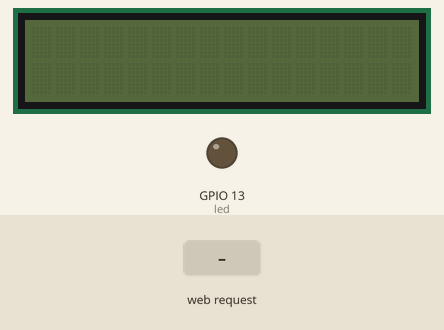
Recording of a program running on a simulated ESP8266 (NodeMCU). On the bench: 16×2 character LCD, output pins drawn as LEDs (lit = HIGH). The inputs (shaded band) are chosen by the test bench. WiFi joins after 1.5 s; servers stay silent unless stated; what the program prints to the serial monitor is not drawn.

Above: at 2.7 s.
2.8 s: HTTP request GET /on received
At 3.3 s:
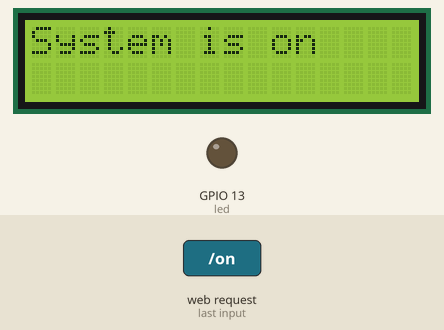
4.3 s: HTTP request GET /on received
At 5.2 s:
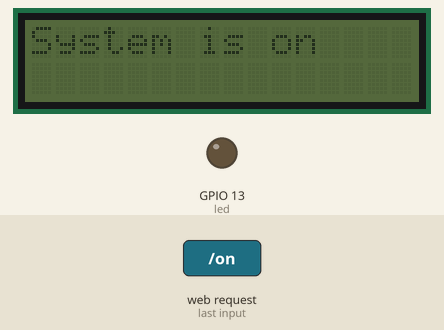
Timing chart, 0 to 7.3 s (numbered marks = the images above; inputs shaded):
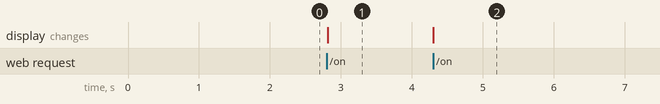

The program:

main.cpp
```cpp
#include <ESP8266WebServer.h>
#include <ESP8266WiFi.h>
#include <ESP8266mDNS.h>
#include <LittleFS.h>
#include <WiFiClient.h>
#include <LCDI2C_Multilingual.h>

#include "config.h"

#ifndef SSID
#define SSID ""
#endif
#ifndef PASSPHRASE
#define PASSPHRASE ""
#endif

const char *ssid = SSID;
const char *password = PASSPHRASE;

ESP8266WebServer server(80);

LCDI2C_Generic lcd(0x27, 16, 2);

const int led = 13;
const int GPIOpin = 11;
int GPIOstatus = LOW;

void handleRoot()
{
    if (!LittleFS.begin())
    {
        server.send(500, "text/plain", "Failed to mount file system");
        return;
    }

    File file = LittleFS.open("/index.html", "r");
    if (!file)
    {
        Serial.println("LittleFS mounted successfully. Files:");
        Dir dir = LittleFS.openDir("/");
        while (dir.next())
        {
            Serial.println(dir.fileName());
        }
        server.send(404, "text/plain", "File not found");
        return;
    }

    String html = file.readString();
    file.close();
    server.send(200, "text/html", html);
}

void handleNotFound()
{
    String message = "File Not Found\n\n";
    message += "URI: ";
    message += server.uri();
    message += "\nMethod: ";
    message += (server.method() == HTTP_GET) ? "GET" : "POST";
    message += "\nArguments: ";
    message += server.args();
    message += "\n";
    for (uint8_t i = 0; i < server.args(); i++)
    {
        message += " " + server.argName(i) + ": " + server.arg(i) + "\n";
    }
    server.send(404, "text/plain", message);
}

String sendGPIOState()
{
    String statusString = GPIOstatus ? "on" : "off";
    server.send(200, "text/plain", statusString);
    return statusString;
}

void handleGPIOToggle()
{
    Serial.println("Toggling...");
    GPIOstatus ^= 1;
    digitalWrite(GPIOpin, GPIOstatus);
    if (!GPIOstatus) lcd.noBacklight();
    else {
        lcd.backlight();
        lcd.setCursor(0, 0);
        lcd.print("System is on");
    }

    Serial.println("status: "+ sendGPIOState());
}

void setup(void)
{
    lcd.init();
    lcd.noBacklight();

    pinMode(led, OUTPUT);
    digitalWrite(led, 0);
    Serial.begin(115200);
    WiFi.mode(WIFI_STA);
    int wifiConnected = WiFi.begin(ssid, password);
    if (wifiConnected == WL_CONNECT_FAILED)
    {
        Serial.println("failed to connect wifi");
    }
    Serial.println("");

    // Wait for connection
    while (WiFi.status() != WL_CONNECTED)
    {
        delay(500);
        Serial.print(".");
    }
    Serial.println("");
    Serial.print("Connected to ");
    Serial.println(ssid);
    Serial.print("IP address: ");
    Serial.println(WiFi.localIP());

    if (MDNS.begin("esp8266"))
    {
        Serial.println("MDNS responder started");
    }

    server.on("/", handleRoot);

    server.on("/status", sendGPIOState);

    server.on("/on", handleGPIOToggle);

    server.onNotFound(handleNotFound);

    server.begin();
    Serial.println("HTTP server started");
}

void loop(void) { server.handleClient(); }
```

config.example.h
```cpp
#ifndef CONFIG_H
#define CONFIG_H

#define SSID "EXAMPLE_SSID_NAME"
#define PASSPHRASE "wifi password"

#endif
```

Measured:
- after the input at 2.8 s, the display: changes at once (image 1)
- after the input at 4.3 s, the display: changes at once (image 2)
